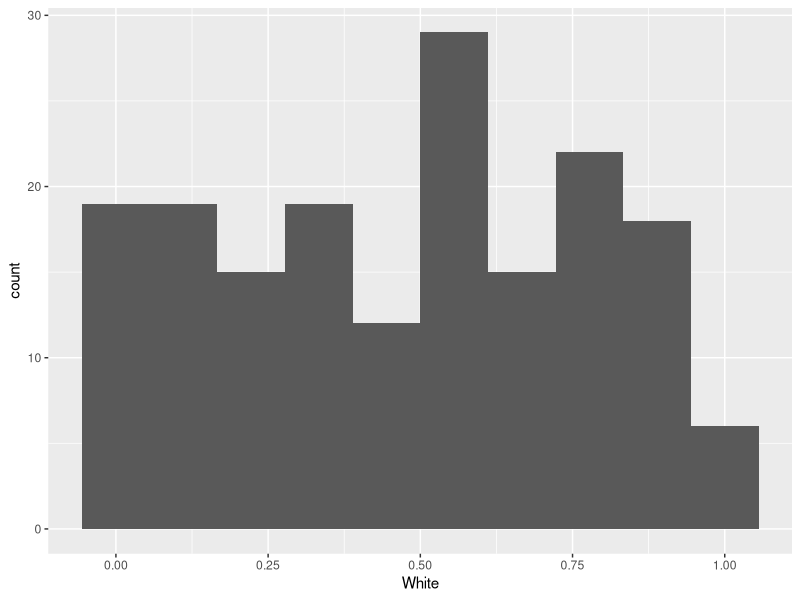
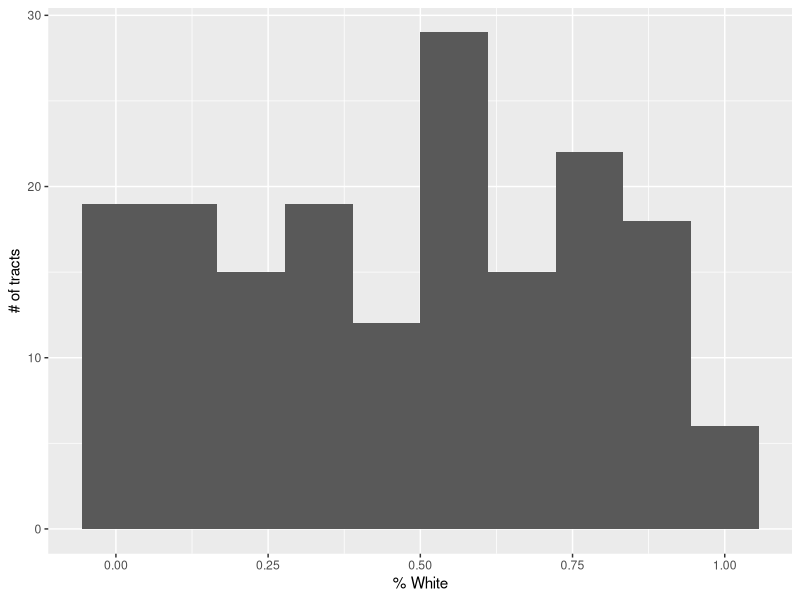
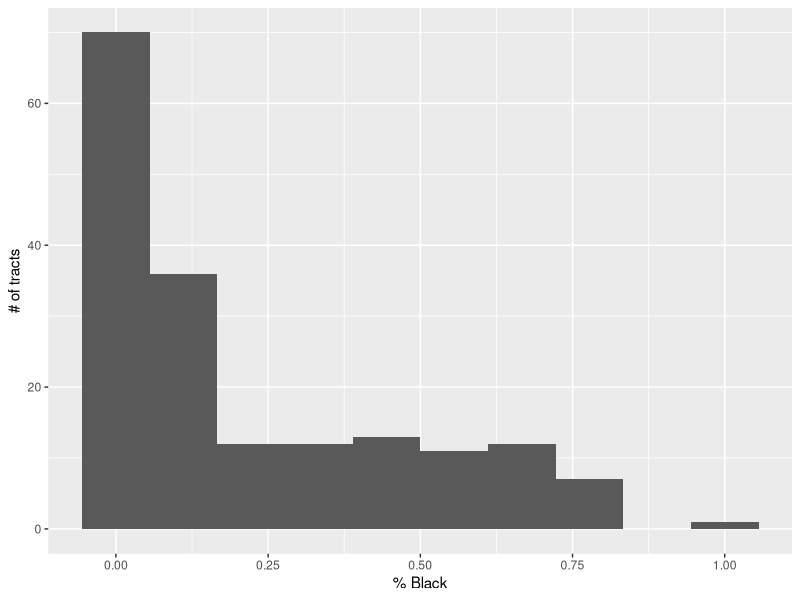
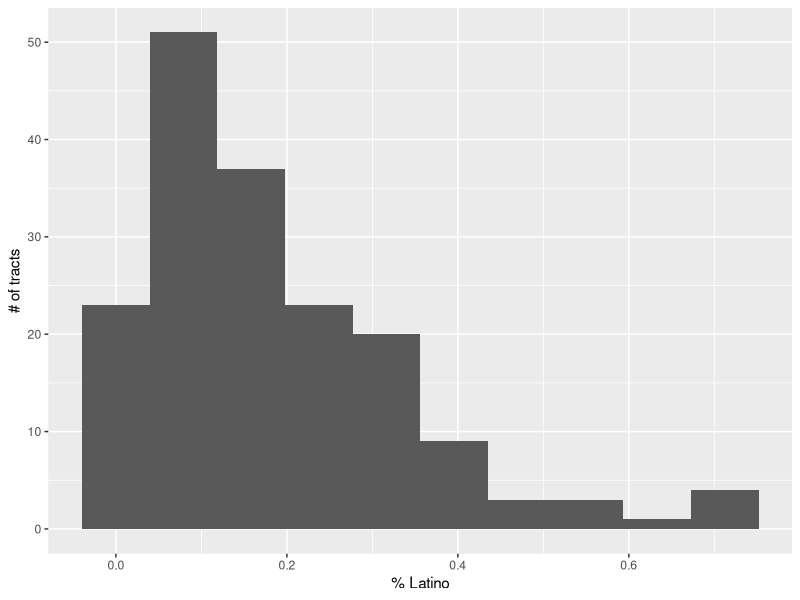
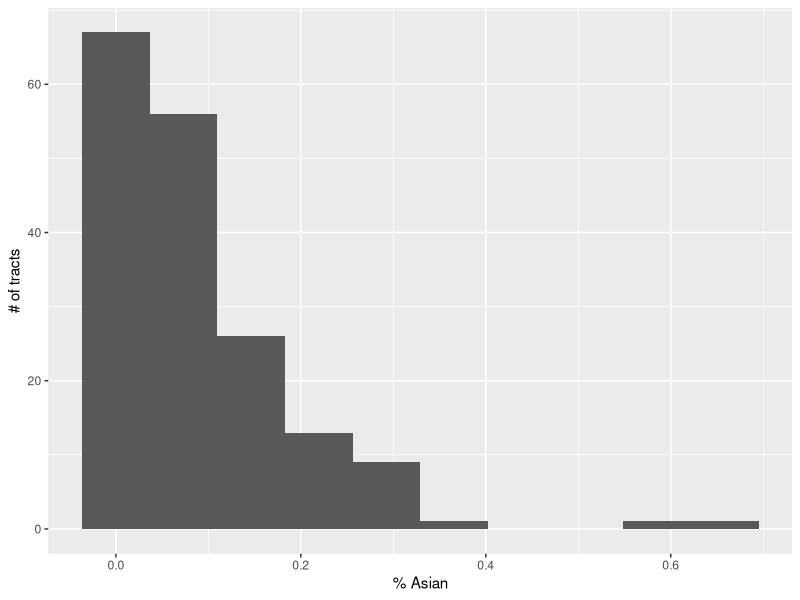
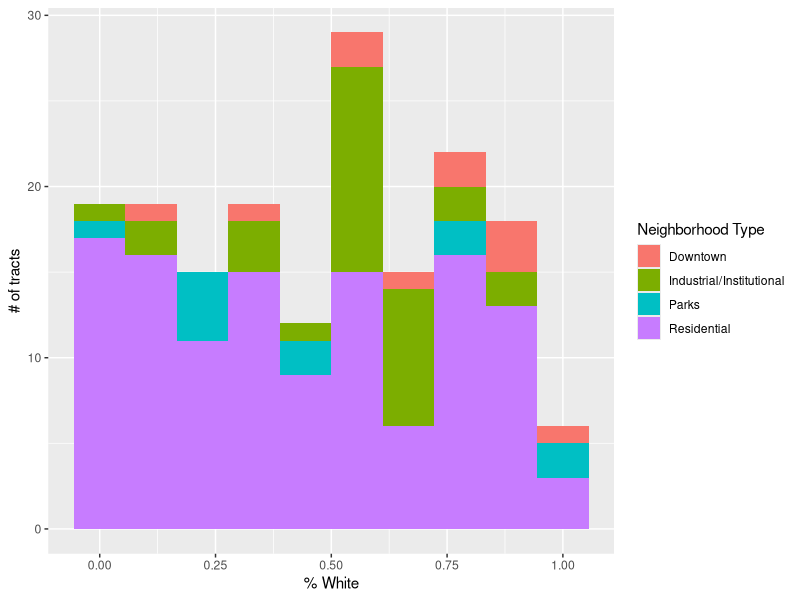
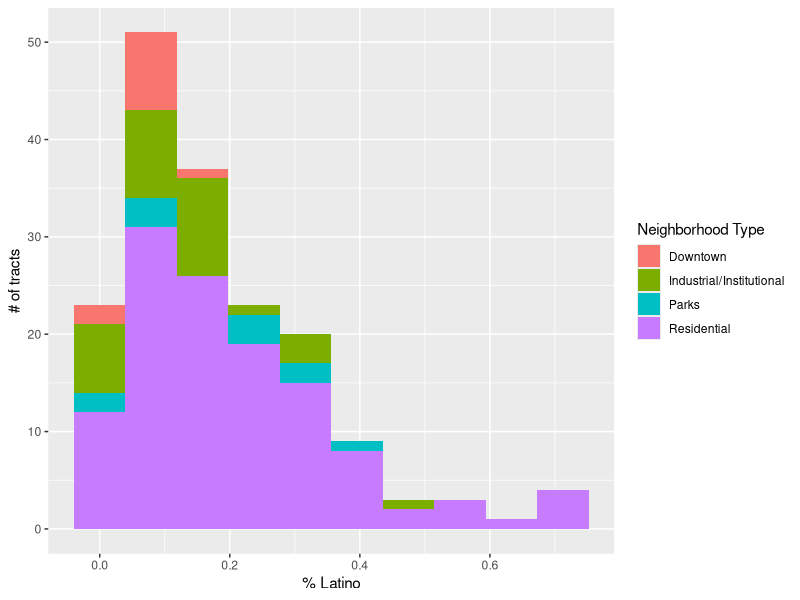
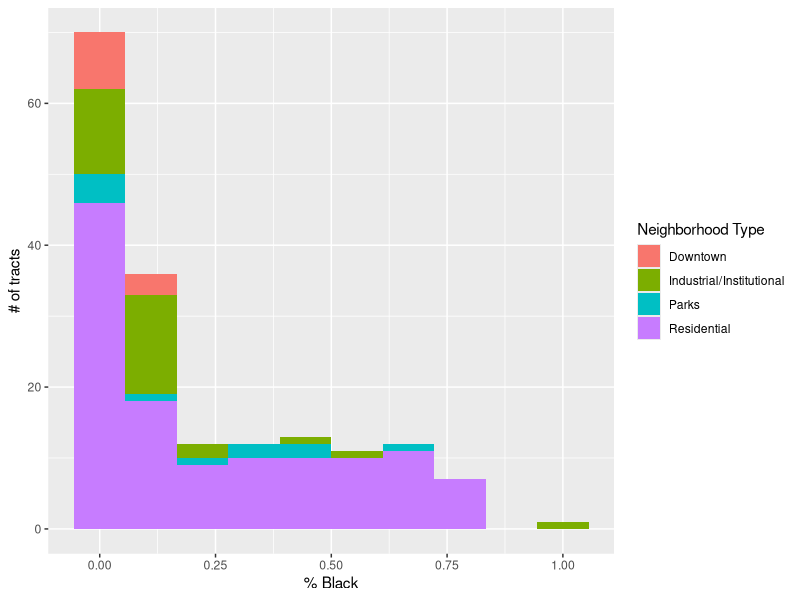

Here is the R script that generated these plots, in order:
## ---- chunk 1
knitr::opts_chunk$set(echo = TRUE, warning = FALSE, message = FALSE)
## ---- chunk 2
require(ggplot2)
#setwd("~/Desktop/Dropbox/bostonography_S2020/readings, lectures, code, data/Week 2/Day 1")

acs1216<-read.csv('ACS_1216_TRACT.csv')
## ---- chunk 3
bos_tracts<-read.csv('Tracts_Boston_2010_BARI.csv')
## ---- chunk 4
acs1216_bos<-merge(acs1216,bos_tracts,by='CT_ID_10',all.y=TRUE)
names(acs1216_bos)

## ---- chunk 5
summary(acs1216_bos$White, na.rm=TRUE)
summary(acs1216_bos$Hispanic, na.rm=TRUE)
summary(acs1216_bos$Black, na.rm=TRUE)
summary(acs1216_bos$Asian, na.rm=TRUE)


hist_white<-ggplot(aes(x=White), data=acs1216_bos) + geom_histogram(bins=10)
hist_white
## ---- chunk 6
hist_white<-hist_white + xlab('% White') + ylab('# of tracts')
hist_white

hist_black<-ggplot(aes(x=Black), data=acs1216_bos) + geom_histogram(bins=10)  + xlab('% Black') + ylab('# of tracts')
hist_black

hist_lat<-ggplot(aes(x=Hispanic), data=acs1216_bos) + geom_histogram(bins=10)  + xlab('% Latino') + ylab('# of tracts')
hist_lat

hist_asian<-ggplot(aes(x=Asian), data=acs1216_bos) + geom_histogram(bins=10)  + xlab('% Asian') + ylab('# of tracts')
hist_asian
## ---- chunk 7
stack_hist_white<-hist_white + geom_histogram(aes(fill=Type),bins=10)
## ---- chunk 8
stack_hist_white<-stack_hist_white + scale_fill_hue(name="Neighborhood Type", labels=c("Downtown","Industrial/Institutional","Parks","Residential"))
stack_hist_white

stack_hist_lat<-hist_lat + geom_histogram(aes(fill=Type), bins=10) + scale_fill_hue(name="Neighborhood Type", labels=c("Downtown","Industrial/Institutional","Parks","Residential"))
stack_hist_lat

stack_hist_black<-hist_black + geom_histogram(aes(fill=Type),bins=10) + scale_fill_hue(name="Neighborhood Type", labels=c("Downtown","Industrial/Institutional","Parks","Residential"))
stack_hist_black

stack_hist_asian<-hist_asian + geom_histogram(aes(fill=Type),bins=10) + scale_fill_hue(name="Neighborhood Type", labels=c("Downtown","Industrial/Institutional","Parks","Residential"))
stack_hist_asian

## ---- chunk 9
stack_hist_eh<-ggplot(aes(x=EthHet), data=acs1216_bos) + geom_histogram(aes(fill=Type),bins=10) + scale_fill_hue(name="Neighborhood Type", labels=c("Downtown","Industrial/Institutional","Parks","Residential"))
stack_hist_eh


## ---- chunk 10
plot_white_black<-ggplot(data=acs1216_bos, aes(x=White, y=Black)) + geom_point() + xlab("% White") + ylab("% Black")
plot_white_black
## ---- chunk 11
plot_white_black<-plot_white_black + geom_smooth(method = "lm",bins=10)
plot_white_black
## ---- chunk 12
plot_white_latino<-ggplot(data=acs1216_bos, aes(x=White, y=Hispanic)) + geom_point() + xlab("% White") + ylab("% Latino")  + geom_smooth(method = "lm") + geom_smooth(method = "lm")
plot_white_latino

plot_white_asian<-ggplot(data=acs1216_bos, aes(x=White, y=Asian)) + geom_point() + xlab("% White") + ylab("% Asian")  + geom_smooth(method = "lm") + geom_smooth(method = "lm")
plot_white_asian
## ---- chunk 13
plot_white_black + geom_point(aes(color= Type)) + scale_fill_hue(name="Neighborhood Type", labels=c("Downtown","Industrial/Institutional","Parks","Residential"))

plot_white_black + facet_wrap(~Type)
